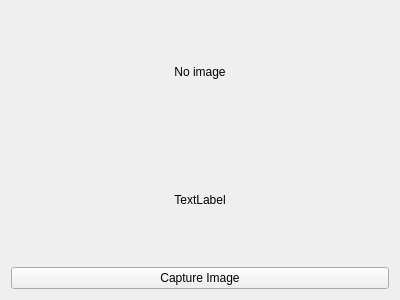
<?xml version="1.0" encoding="UTF-8"?>
<ui version="4.0">
 <class>CameraHandler</class>
 <widget class="QWidget" name="CameraHandler">
  <property name="geometry">
   <rect>
    <x>0</x>
    <y>0</y>
    <width>400</width>
    <height>300</height>
   </rect>
  </property>
  <property name="windowTitle">
   <string>Camera Handler</string>
  </property>
  <layout class="QVBoxLayout" name="verticalLayout">
   <item>
    <widget class="QLabel" name="imageLabel_">
     <property name="text">
      <string>No image</string>
     </property>
     <property name="alignment">
      <set>Qt::AlignCenter</set>
     </property>
    </widget>
   </item>
   <item>
    <widget class="QLabel" name="infoLabel_">
     <property name="text">
      <string>TextLabel</string>
     </property>
     <property name="alignment">
      <set>Qt::AlignCenter</set>
     </property>
    </widget>
   </item>
   <item>
    <widget class="QPushButton" name="captureButton_">
     <property name="text">
      <string>Capture Image</string>
     </property>
    </widget>
   </item>
  </layout>
 </widget>
 <layoutdefault spacing="6" margin="11"/>
 <resources/>
 <connections/>
</ui>
